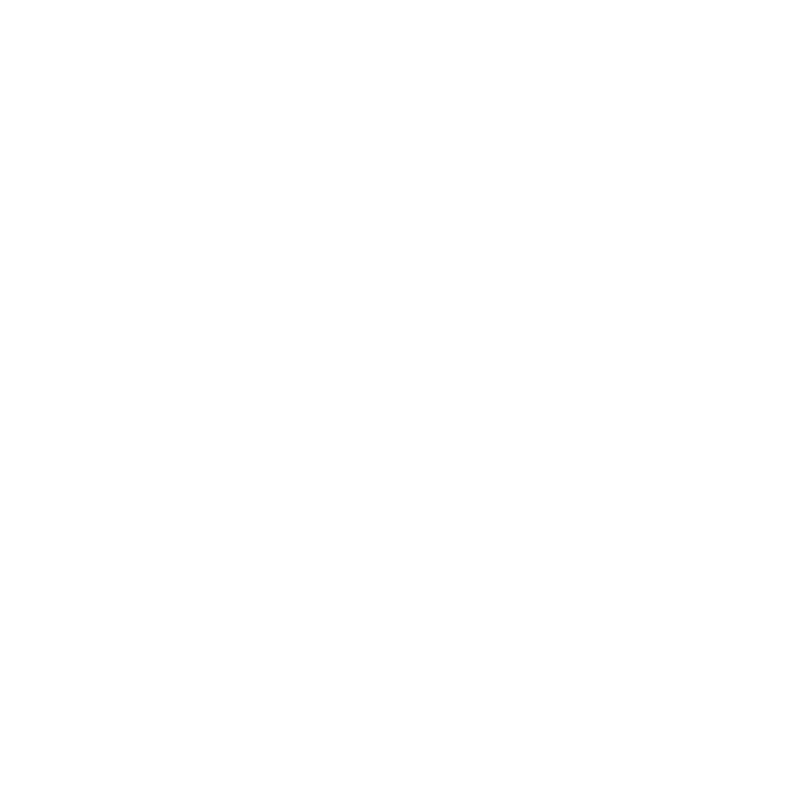
Frame 1 (no input)
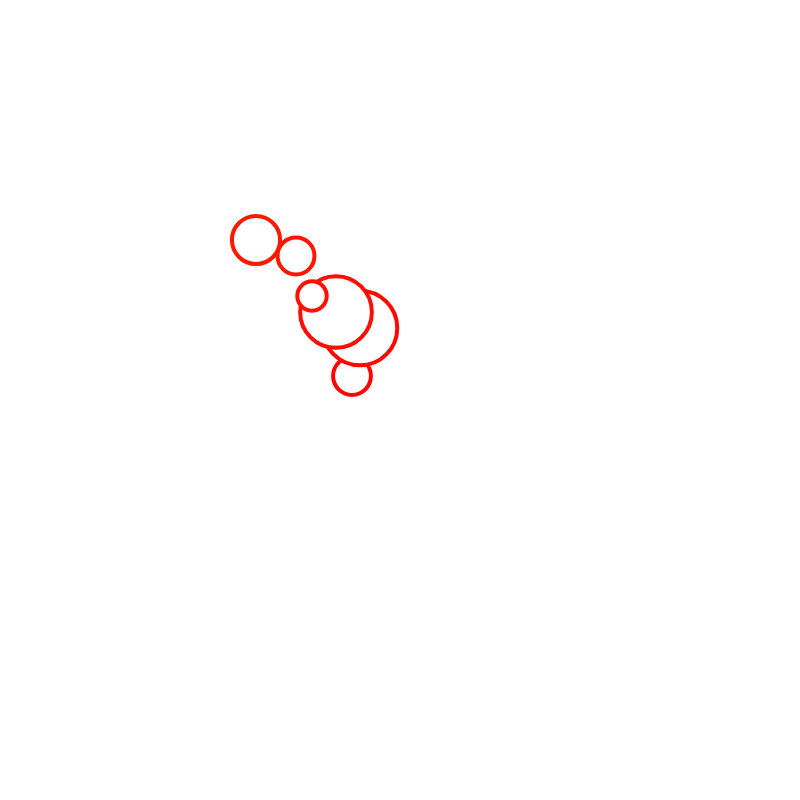
Frame 60 (no input)
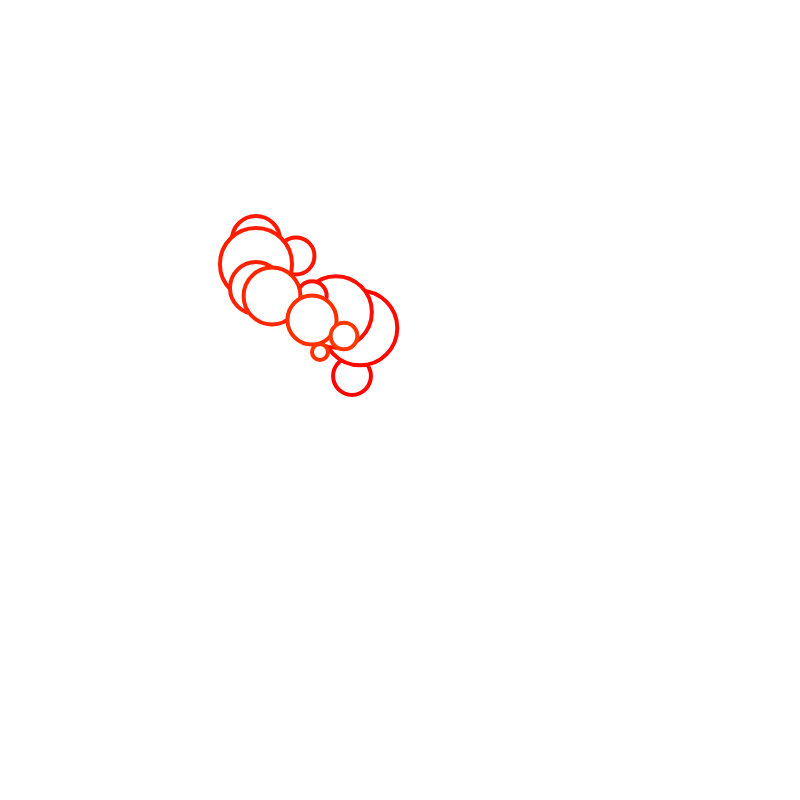
Frame 120 (the mouse pressed at the canvas centre since frame 60)

The p5.js sketch that drew these frames (run headless with seeded random() and noise() and a simulated clock; from frame 60 on, the mouse is pressed at the canvas centre):

// p5.js sketch
// ── sketch.js
let walker;
const canvasWidth=800;
const canvasHeight=canvasWidth;
let delayCounter = 0
let hueCounter = 0

function setup() {
  walker = new Walker();
  prefferedXDirection = 1;

  background(100);
  createCanvas(canvasWidth, canvasHeight);
}

function draw() {
  walker.step();
  walker.show();
}

class Walker {
  constructor() {
    this.x = canvasWidth / 2.0;
    this.y = canvasHeight / 2.0;
  }
  show() {
    delayCounter++;
    if(delayCounter > 8) {
      if(hueCounter > 360) {
        hueCounter = 0;
      }
      else {
        hueCounter++;
      }
      
      //stroke("black");
  
    colorMode(HSB, 360,100,100,1);
    //noFill();
  strokeWeight(4);
  stroke(hueCounter, 100, 100, 90);
    //strokeWeight(1);
    circle(this.x, this.y,random(80));
    delayCounter = 0;
    }
    
  }

  correctedCoordinate(currentCoordinate, canvaseBorder) {
    let correctedCoordinate = currentCoordinate;
    if(currentCoordinate <= 0 || currentCoordinate >= canvaseBorder) {
      if(currentCoordinate < 0) {
        correctedCoordinate = canvaseBorder;
      }
      else {
        correctedCoordinate = 0;
      }
    }
    return correctedCoordinate;
  }
  
  step() {
    let positiveX = true;
    if (mouseX - this.x < 0) {
      positiveX = false;
    }
    let positiveY = true;
    if (mouseY - this.y < 0) {
      positiveY = false;
    }
    let diffX = abs(mouseX - this.x);    
    let diffY = abs(mouseY - this.y);
    let powX = pow(diffX,2);
    let powY = pow(diffY,2);
    let powZ = powX + powY;
    let fractionX = powX / powZ;
    let fractionY = powY / powZ;


    let probabilityMinusX = 0.1;
    let probabilityPlusX = 0.1;
    if(!positiveX) {
      
      probabilityMinusX += fractionX * 0.5;
    }
    else {
      
      probabilityPlusX += fractionX*0.5;
    }
    let probabilityMinusY = 0.1;
    let probabilityPlusY = 0.1;
    if(!positiveY) {
      probabilityMinusY += fractionY * 0.5;
    }
    else {
      probabilityPlusY += fractionY*0.5;
    }

    // prevent point from leaving the canvas by wrapping around
    this.x = this.correctedCoordinate(this.x, canvasWidth);
    this.y = this.correctedCoordinate(this.y, canvasHeight);
    const stepSize = 8;
    // do the actual random walk
    let choice = (random(1));
    if(choice < probabilityPlusX) {
      this.x+=stepSize;
    }
    else if(choice<probabilityMinusX+probabilityPlusX) {
      this.x-=stepSize;
    }
    else if (choice<probabilityPlusY+probabilityMinusX+probabilityPlusX) {      
      this.y+=stepSize;
    }
    else {      
      this.y-=stepSize;
    }
  }
}
